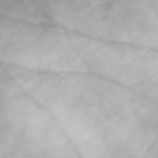
#> input picture ROI_sample.jpg, 158 x 158 px
$ jupyter execute wednesday.ipynb   (older library calls are emulated)
#> lines starting #> are read from the running program, lines starting #| are printed output that depends on the picture; after the words box and inside, x2 and y2 are one past the last pixel; in counts of white or black regions, pixels touching at a corner belong together; long printed decimals are rounded
# Feature extraction with GLCM

## Import libraries

[cell 1]
import numpy as np
from matplotlib import pyplot as plt
import cv2
from skimage.feature import graycomatrix, graycoprops

sample_image

[cell 2]
roi_sample = 'ROI_sample.jpg'

[cell 3]
def read_image(image_path):
#> called with image_path = 'ROI_sample.jpg'
    image = cv2.imread(image_path, cv2.IMREAD_GRAYSCALE)
#> image is the input picture: shape (158, 158); min 145, max 198, mean 174.3
    if image is None:
        raise FileNotFoundError(f"Không thể tìm thấy tệp: {image_path}")

    return image

image = read_image(roi_sample)

plt.figure(figsize=(3, 3))
plt.title("Gray scale image")
plt.imshow(image, cmap='gray')
plt.axis('off')
plt.show()

[cell 4]
# tính toán GLCM và trích xuất các đặc trưng
def extract_glcm_features(image, distances, andgles):
    # Tinhs GLCM
    glcm = graycomatrix(image, distances=distances, angles=angles, levels=256, symmetric=True, normed=True)

    # Trích xuất các đặc trưng
    contrast = graycoprops(glcm, 'contrast')
#> contrast = [[1.68, 3.77, 2.35, 3.33], [4.91, 3.77, 7.04, 3.33], [8.42, 9.62, 12.01, 9.32]]
    dissimilarity = graycoprops(glcm, 'dissimilarity')
#> dissimilarity = [[0.949, 1.47, 1.13, 1.37], [1.69, 1.47, 2.02, 1.37], [2.25, 2.4, 2.66, 2.33]]
    homogeneity = graycoprops(glcm, 'homogeneity')
#> homogeneity = [[0.596, 0.47, 0.548, 0.492], [0.427, 0.47, 0.383, 0.492], [0.348, 0.334, 0.311, 0.346]]
    energy = graycoprops(glcm, 'energy')
#> energy = [[0.0897, 0.074, 0.084, 0.077], [0.0688, 0.074, 0.0645, 0.077], [0.0604, 0.0589, 0.0568, 0.0605]]
    correlation = graycoprops(glcm, 'correlation')
#> correlation = [[0.989, 0.975, 0.984, 0.978], [0.967, 0.975, 0.952, 0.978], [0.944, 0.935, 0.918, 0.937]]
    asm = graycoprops(glcm, 'ASM')
#> asm = [[0.00805, 0.00548, 0.00706, 0.00593], [0.00473, 0.00548, 0.00416, 0.00593], [0.00365, 0.00347, 0.00323, 0.00367]]

    # Tổng hợp các đặc trưng
    features = {
        'contrast': contrast.mean(),
        'dissimilarity': dissimilarity.mean(),
        'homogeneity': homogeneity.mean(),
        'energy': energy.mean(),
        'correlation': correlation.mean(),
        'ASM': asm.mean()
    }
#> features = {'contrast': 5.8, 'dissimilarity': 1.76, 'homogeneity': 0.435, 'energy': 0.0705, 'correlation': 0.961, 'ASM': 0.00507}
    return features


distances = [1, 2, 3]
angles = [0, np.pi/4, np.pi/2, 3*np.pi/4]

# Trích xuất các đặc trưng GLCM
features = extract_glcm_features(image, distances, angles)


print("Các đặc trưng GLCM:")
for key, value in features.items():
    print(f"{key}: {value}")
#> this loop made 6 passes
#> (key, value) on passes 1 to 6: ('contrast', 5.8), ('dissimilarity', 1.76), ('homogeneity', 0.435), ('energy', 0.0705), ('correlation', 0.961), ('ASM', 0.00507)
#| contrast: 5.796
#| dissimilarity: 1.758
#| homogeneity: 0.4346
#| energy: 0.07048
#| correlation: 0.9609
#| ASM: 0.005069

[cell 5]
# Trực quan hóa các đặc trưng
def visualize_features(features):
    labels = list(features.keys())
#> labels = ['contrast', 'dissimilarity', 'homogeneity', 'energy', 'correlation', 'ASM']
    values = list(features.values())
#> values = [5.8, 1.76, 0.435, 0.0705, 0.961, 0.00507]

    plt.figure(figsize=(10, 6))
    plt.bar(labels, values, color='skyblue')
    plt.xlabel('Features', fontsize=14)
    plt.ylabel('Values', fontsize=14)
    plt.title('GLCM Feature Visualization', fontsize=16)
    plt.xticks(rotation=45, fontsize=12)
    plt.tight_layout()
    plt.show()
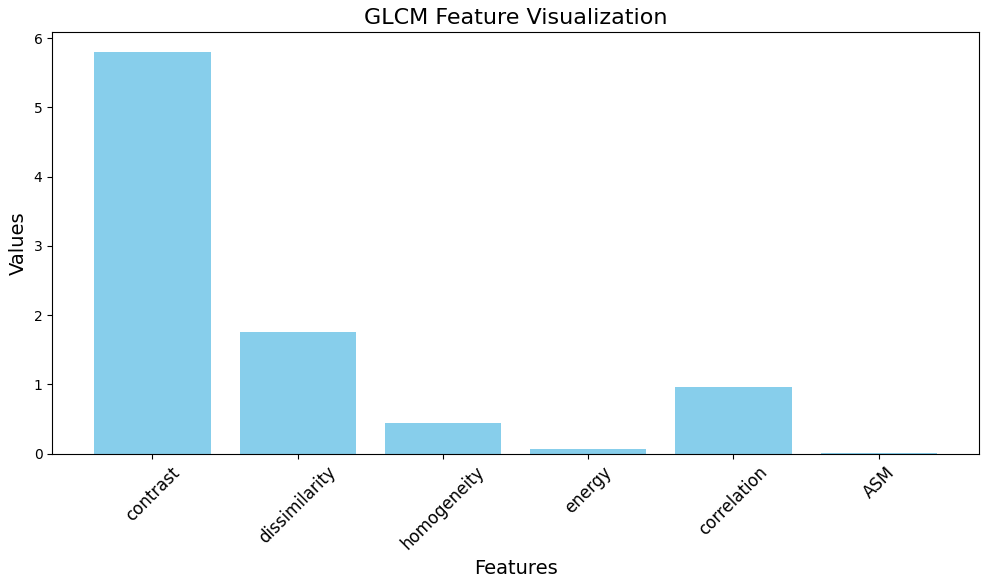
#> figure drawn by matplotlib, 1 panel; tallest bar 5.8 high, from x = -0.4 to 0.4


 # Trực quan hóa kết quả
visualize_features(features)

# Adaptive thresholding

[cell 6]
import cv2
import numpy as np
import matplotlib.pyplot as plt
import os

img_name = 'ROI_sample.jpg'
image = cv2.imread(img_name)
if image is None:
    raise ValueError("Image not found. Please check the path and filename.")

# Step 1: Convert the image to grayscale
gray_image = cv2.cvtColor(image, cv2.COLOR_BGR2GRAY)

# Step 2: Apply Gaussian smoothing to reduce noise
gaussian_blur = cv2.GaussianBlur(gray_image, (15, 15), 0)

# Step 3: Apply Otsu's thresholding to create a binary mask
_, binary_image = cv2.threshold(gray_image, 0, 255, cv2.THRESH_BINARY_INV + cv2.THRESH_OTSU)
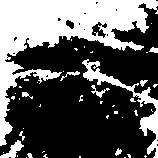
#> binary_image: shape (158, 158); 36.4% white; 45 white regions (34 under 20 px), largest, box (x1, y1, x2, y2) and area: (0, 0, 158, 146) 7305, (82, 59, 158, 158) 1122, (0, 140, 24, 158) 176

# Display the result
plt.figure(figsize=(8, 6))
plt.subplot(1, 3, 1)
plt.title("Grayscale Image")
plt.imshow(gray_image, cmap='gray')
plt.axis('off')

plt.subplot(1, 3, 2)
plt.title("Gaussian Smoothing")
plt.imshow(gaussian_blur, cmap='gray')
plt.axis('off')

plt.subplot(1, 3, 3)
plt.title("Otsu's Threshold")
plt.imshow(binary_image, cmap='gray')
plt.axis('off')

plt.show()
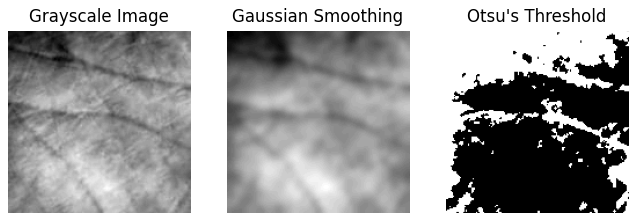
#> figure drawn by matplotlib, 3 panels

# Save the final binary image
output_folder = 'Test'
os.makedirs(output_folder, exist_ok=True)
binary_image_path = os.path.join(output_folder, 'hand_binary_otsu.jpg')
cv2.imwrite(binary_image_path, binary_image)
print(f"Binary image saved at: {binary_image_path}")

[cell 7]
def detect_edges(image_path, blur_ksize=5, low_threshold=50, high_threshold=150):
    """
    Perform edge detection using the Canny method with adjustable parameters.

    Parameters:
        image_path (str): Path to the input image.
        blur_ksize (int): Kernel size for Gaussian blur (must be odd).
        low_threshold (int): Lower threshold for the hysteresis procedure.
        high_threshold (int): Upper threshold for the hysteresis procedure.

    Returns:
        original_image (numpy.ndarray): Original grayscale image.
        edges (numpy.ndarray): Binary image showing edges.
    """
#> called with image_path = 'ROI_sample.jpg', blur_ksize = 5, low_threshold = 50, high_threshold = 150
    # Load the grayscale image
    original_image = cv2.imread(image_path, cv2.IMREAD_GRAYSCALE)

    if original_image is None:
        raise FileNotFoundError("Image not found at the specified path.")

    # Apply Gaussian Blur to reduce noise
    blurred_image = cv2.GaussianBlur(original_image, (blur_ksize, blur_ksize), 0)

    # Perform Canny edge detection
    edges = cv2.Canny(blurred_image, low_threshold, high_threshold)
#> edges: shape (158, 158); every value is 0

    return original_image, edges

canny = detect_edges(image_path=roi_sample)

$ run again, with lroi_test.jpg copied over ROI_sample.jpg
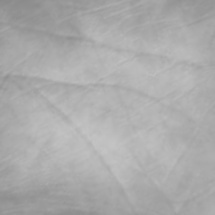
#> input picture lroi_test.jpg, 215 x 215 px
#> in read_image, image is the input picture: shape (215, 215); min 137, max 196, mean 170.8
#> contrast = [[1.69, 4.31, 2.84, 3.66], [4.92, 4.31, 8.36, 3.66], [8.43, 10.63, 13.74, 10.22]]
#> dissimilarity = [[0.942, 1.55, 1.22, 1.41], [1.68, 1.55, 2.16, 1.41], [2.23, 2.49, 2.8, 2.4]]
#> homogeneity = [[0.6, 0.459, 0.531, 0.488], [0.431, 0.459, 0.371, 0.488], [0.354, 0.328, 0.304, 0.342]]
#> energy = [[0.0782, 0.0631, 0.0708, 0.0662], [0.0598, 0.0631, 0.0546, 0.0662], [0.0524, 0.0506, 0.0483, 0.0519]]
#> correlation = [[0.993, 0.981, 0.987, 0.984], [0.978, 0.981, 0.963, 0.984], [0.963, 0.952, 0.938, 0.954]]
#> asm = [[0.00611, 0.00398, 0.00502, 0.00438], [0.00357, 0.00398, 0.00298, 0.00438], [0.00274, 0.00256, 0.00234, 0.00269]]
#> in extract_glcm_features, `features = { 'contrast': contrast.mean(), 'dissimilarity': dissimilari..`: features = {'contrast': 6.4, 'dissimilarity': 1.82, 'homogeneity': 0.43, 'energy': 0.0604, 'correlation': 0.972, 'ASM': 0.00373}
#> the loop `for key, value in features.items():` made 6 passes
#> (key, value) on passes 1 to 6: ('contrast', 6.4), ('dissimilarity', 1.82), ('homogeneity', 0.43), ('energy', 0.0604), ('correlation', 0.972), ('ASM', 0.00373)
#> (printed output is left out)
#> labels = ['contrast', 'dissimilarity', 'homogeneity', 'energy', 'correlation', 'ASM']
#> values = [6.4, 1.82, 0.43, 0.0604, 0.972, 0.00373]
#> `_, binary_image = cv2.threshold(gray_image, 0, 255, cv2.THRESH_BINARY_..`:
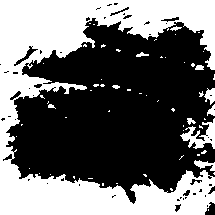
#> binary_image: shape (215, 215); 42.1% white; 60 white regions (49 under 20 px), largest, box (x1, y1, x2, y2) and area: (0, 0, 215, 215) 18283, (180, 118, 215, 149) 477, (204, 88, 215, 105) 118
#> `plt.show()`:
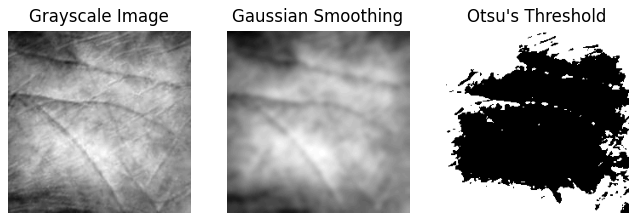
#> figure drawn by matplotlib, 3 panels
#> edges: shape (215, 215); every value is 0
